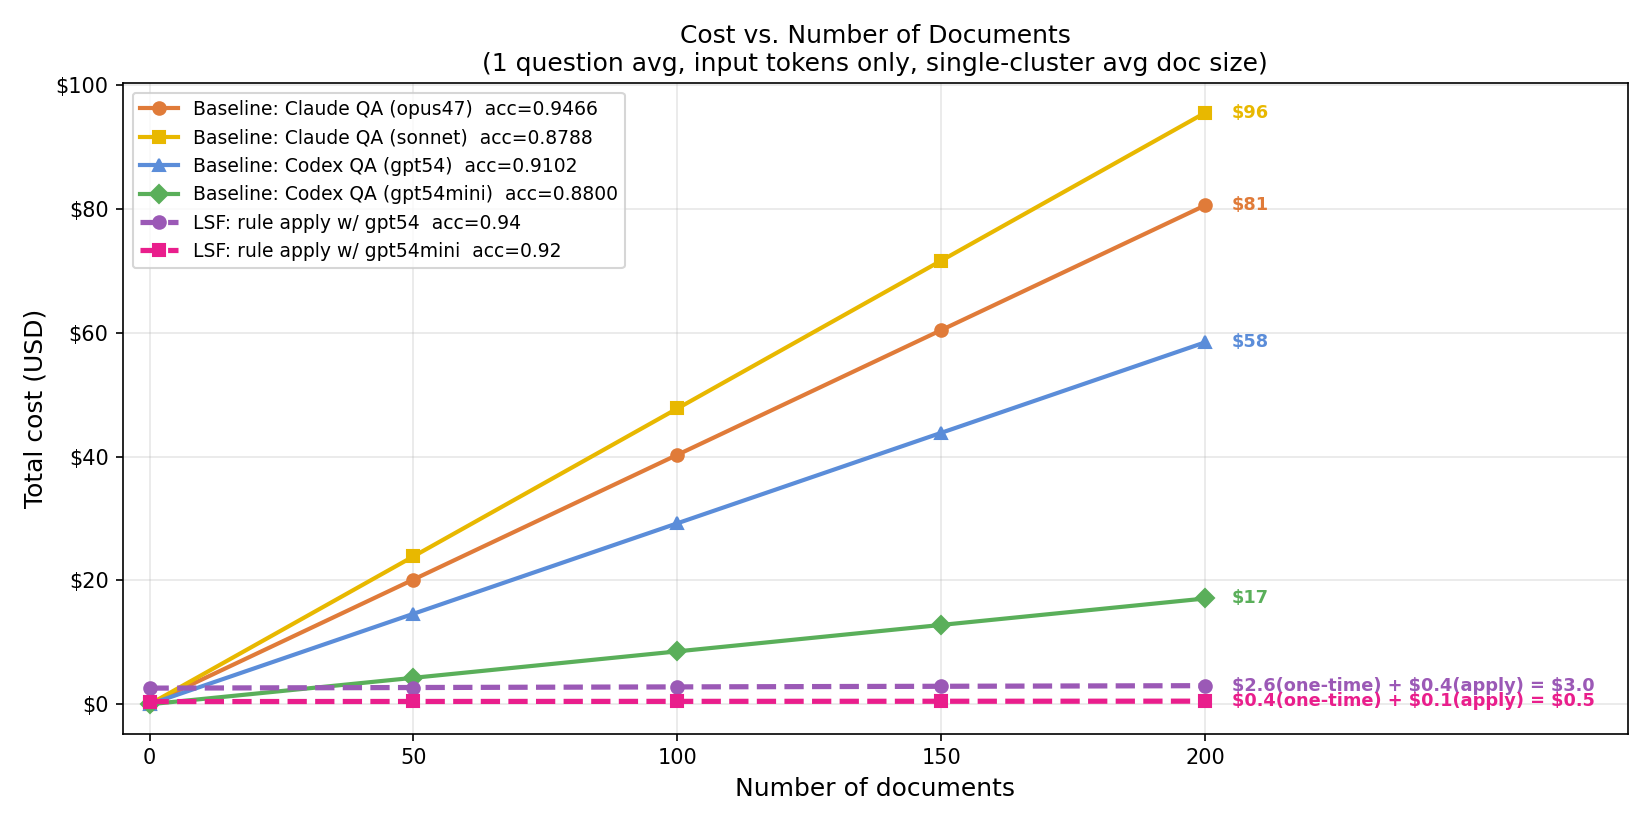

The Python source for this figure:
"""Generate cost vs. number of docs figure for baselines vs LSF."""

import numpy as np
import matplotlib.pyplot as plt
import matplotlib.ticker as ticker

# ── Model prices ($/million tokens, input only) ───────────────────────────────
PRICES = {
    "opus47":    5.00,   # claude-opus-4-7
    "sonnet":    3.00,   # claude-sonnet-4-5
    "gpt54":     2.50,   # gpt-5.4
    "gpt54mini": 0.75,   # gpt-5.4-mini
}

# ── Data from screenshots ─────────────────────────────────────────────────────
# Baseline cost ratios  (input_tokens / avg_doc_tokens, per doc per question)
BASELINE_COST_RATIO = {
    "opus47":    0.9112,
    "sonnet":    1.8006,
    "gpt54":     1.3221,
    "gpt54mini": 1.2878,
}

# LSF cost ratios
LSF_RULE_GEN_RATIO    = 10.94   # one-time per question (gpt54)
LSF_RULE_REFINE_RATIO =  0.84   # one-time per question (gpt54) — agentic selection (Opus 4.7)
LSF_APPLY_RATIO       =  0.0090 # per (doc, question)   (gpt54 retrieval) — agentic+fallback

# ── Dataset constants ─────────────────────────────────────────────────────────
AVG_DOC_TOKENS = 88_432   # single-cluster, 10 sampled docs, tiktoken cl100k_base
N_QUESTIONS    = 1

# ── Helper ────────────────────────────────────────────────────────────────────
def price_per_token(model):
    return PRICES[model] / 1_000_000

def baseline_cost(n_docs, model):
    cost_per_pair = BASELINE_COST_RATIO[model] * AVG_DOC_TOKENS * price_per_token(model)
    return n_docs * N_QUESTIONS * cost_per_pair

def lsf_one_time_cost():
    ratio = LSF_RULE_GEN_RATIO + LSF_RULE_REFINE_RATIO
    return N_QUESTIONS * ratio * AVG_DOC_TOKENS * price_per_token("gpt54")

def lsf_cost(n_docs, apply_model):
    one_time = lsf_one_time_cost()
    cost_per_pair = LSF_APPLY_RATIO * AVG_DOC_TOKENS * price_per_token("gpt54")
    total = one_time + n_docs * N_QUESTIONS * cost_per_pair
    if apply_model == "gpt54mini":
        total = total / 6
    return total

# ── Accuracy labels (from screenshots) ───────────────────────────────────────
ACCURACY = {
    "opus47":       0.9466,
    "sonnet":       0.8788,
    "gpt54":        0.9102,
    "gpt54mini":    0.8800,
    "lsf_gpt54":    0.940,
    "lsf_gpt54mini":0.920,
}

# ── Plot ──────────────────────────────────────────────────────────────────────
n_docs = np.array([0, 50, 100, 150, 200])

fig, ax = plt.subplots(figsize=(11, 5.5))

# Baselines
baseline_styles = {
    "opus47":    dict(color="#E07B39", linestyle="-",  marker="o",
                     label=f"Baseline: Claude QA (opus47)  acc={ACCURACY['opus47']:.4f}"),
    "sonnet":    dict(color="#E8B800", linestyle="-",  marker="s",
                     label=f"Baseline: Claude QA (sonnet)  acc={ACCURACY['sonnet']:.4f}"),
    "gpt54":     dict(color="#5B8DD9", linestyle="-",  marker="^",
                     label=f"Baseline: Codex QA (gpt54)  acc={ACCURACY['gpt54']:.4f}"),
    "gpt54mini": dict(color="#5AAF5A", linestyle="-",  marker="D",
                     label=f"Baseline: Codex QA (gpt54mini)  acc={ACCURACY['gpt54mini']:.4f}"),
}
for model, style in baseline_styles.items():
    y = [baseline_cost(n, model) for n in n_docs]
    ax.plot(n_docs, y, linewidth=2, markersize=6, **style)
    ax.annotate(f"${y[-1]:,.0f}", xy=(200, y[-1]), xytext=(205, y[-1]),
                fontsize=8.5, va="center", color=style["color"], fontweight="bold",
                annotation_clip=False)

# LSF lines
lsf_gpt54_y = [lsf_cost(n, "gpt54")     for n in n_docs]
lsf_mini_y  = [lsf_cost(n, "gpt54mini") for n in n_docs]

ax.plot(n_docs, lsf_gpt54_y, color="#9B59B6", linestyle="--", marker="o", markersize=6,
        linewidth=2.5, label=f"LSF: rule apply w/ gpt54  acc={ACCURACY['lsf_gpt54']:.2f}")
ax.plot(n_docs, lsf_mini_y,  color="#E91E8C", linestyle="--", marker="s", markersize=6,
        linewidth=2.5, label=f"LSF: rule apply w/ gpt54mini  acc={ACCURACY['lsf_gpt54mini']:.2f}")
one_time = lsf_one_time_cost()
apply_200 = lsf_gpt54_y[-1] - one_time
ax.annotate(f"${one_time:,.1f}(one-time) + ${apply_200:,.1f}(apply) = ${lsf_gpt54_y[-1]:,.1f}",
            xy=(200, lsf_gpt54_y[-1]), xytext=(205, lsf_gpt54_y[-1]),
            fontsize=8.5, va="center", color="#9B59B6", fontweight="bold",
            annotation_clip=False)
one_time_mini = one_time / 6
apply_mini = apply_200 / 6
ax.annotate(f"${one_time_mini:,.1f}(one-time) + ${apply_mini:,.1f}(apply) = ${lsf_mini_y[-1]:,.1f}",
            xy=(200, lsf_mini_y[-1]), xytext=(205, lsf_mini_y[-1]),
            fontsize=8.5, va="center", color="#E91E8C", fontweight="bold",
            annotation_clip=False)

ax.set_xlabel("Number of documents", fontsize=12)
ax.set_ylabel("Total cost (USD)", fontsize=12)
ax.set_title("Cost vs. Number of Documents\n(1 question avg, input tokens only, single-cluster avg doc size)",
             fontsize=12)
ax.set_xticks([0, 50, 100, 150, 200])
ax.set_xlim(-5, 280)
plt.tight_layout()
ax.yaxis.set_major_formatter(ticker.FuncFormatter(lambda x, _: f"${x:,.0f}"))
ax.legend(fontsize=9, loc="upper left")
ax.grid(True, alpha=0.3)

plt.tight_layout()
plt.savefig("/Users/yiminglin/Documents/Codebase/LSF/images/cost_vs_docs.png", dpi=150)
print("Saved.")
